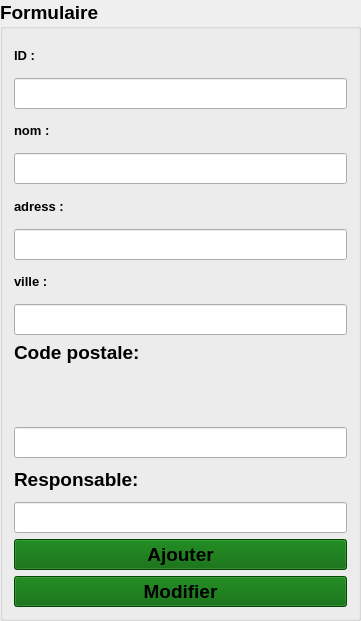
        <widget class="QGroupBox" name="groupBox">
         <property name="geometry">
          <rect>
           <x>80</x>
           <y>60</y>
           <width>361</width>
           <height>621</height>
          </rect>
         </property>
         <property name="font">
          <font>
           <pointsize>14</pointsize>
           <bold>true</bold>
          </font>
         </property>
         <property name="title">
          <string>Formulaire</string>
         </property>
         <layout class="QVBoxLayout" name="verticalLayout_6">
          <item>
           <widget class="QLabel" name="label_67">
            <property name="text">
             <string>&lt;html&gt;&lt;head/&gt;&lt;body&gt;&lt;p&gt;&lt;span style=&quot; font-size:10pt;&quot;&gt;ID :&lt;/span&gt;&lt;/p&gt;&lt;/body&gt;&lt;/html&gt;</string>
            </property>
           </widget>
          </item>
          <item>
           <widget class="QLineEdit" name="le_id_5"/>
          </item>
          <item>
           <widget class="QLabel" name="label_65">
            <property name="text">
             <string>&lt;html&gt;&lt;head/&gt;&lt;body&gt;&lt;p&gt;&lt;span style=&quot; font-size:10pt;&quot;&gt;nom :&lt;/span&gt;&lt;/p&gt;&lt;/body&gt;&lt;/html&gt;</string>
            </property>
           </widget>
          </item>
          <item>
           <widget class="QLineEdit" name="le_nom_7"/>
          </item>
          <item>
           <widget class="QLabel" name="label_66">
            <property name="text">
             <string>&lt;html&gt;&lt;head/&gt;&lt;body&gt;&lt;p&gt;&lt;span style=&quot; font-size:10pt;&quot;&gt;adress :&lt;/span&gt;&lt;/p&gt;&lt;/body&gt;&lt;/html&gt;</string>
            </property>
           </widget>
          </item>
          <item>
           <widget class="QLineEdit" name="le_adresse_5"/>
          </item>
          <item>
           <widget class="QLabel" name="label_69">
            <property name="text">
             <string>&lt;html&gt;&lt;head/&gt;&lt;body&gt;&lt;p&gt;&lt;span style=&quot; font-size:10pt;&quot;&gt;ville :&lt;/span&gt;&lt;/p&gt;&lt;/body&gt;&lt;/html&gt;</string>
            </property>
           </widget>
          </item>
          <item>
           <widget class="QLineEdit" name="le_ville_5"/>
          </item>
          <item>
           <widget class="QLabel" name="label_68">
            <property name="text">
             <string>&lt;html&gt;&lt;head/&gt;&lt;body&gt;&lt;p&gt;Code postale:&lt;/p&gt;&lt;p&gt;&lt;br/&gt;&lt;/p&gt;&lt;/body&gt;&lt;/html&gt;</string>
            </property>
           </widget>
          </item>
          <item>
           <widget class="QLineEdit" name="le_cp_5"/>
          </item>
          <item>
           <widget class="QLabel" name="label_70">
            <property name="text">
             <string>&lt;html&gt;&lt;head/&gt;&lt;body&gt;&lt;p&gt;Responsable:&lt;/p&gt;&lt;/body&gt;&lt;/html&gt;</string>
            </property>
           </widget>
          </item>
          <item>
           <widget class="QLineEdit" name="le_responsable_5"/>
          </item>
          <item>
           <widget class="QPushButton" name="btn_ajouter_7">
            <property name="styleSheet">
             <string notr="true">background-color: rgb(52, 73, 94);
background-color: rgb(0, 99, 0);</string>
            </property>
            <property name="text">
             <string>Ajouter</string>
            </property>
           </widget>
          </item>
          <item>
           <widget class="QPushButton" name="btn_modifier_7">
            <property name="styleSheet">
             <string notr="true">background-color: rgb(52, 73, 94);
background-color: rgb(0, 99, 0);
</string>
            </property>
            <property name="text">
             <string>Modifier</string>
            </property>
           </widget>
          </item>
         </layout>
        </widget>
